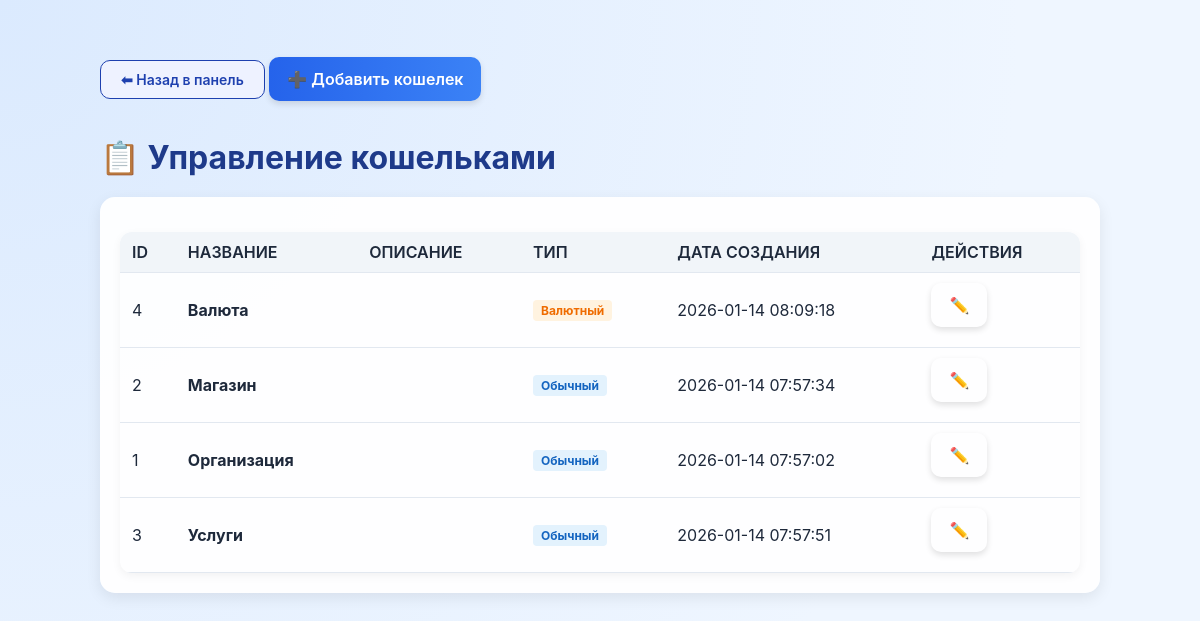
The page /manage_wallets.php (signed in) on the database its author committed.
### tables this page shows
CREATE TABLE `wallets` (
  `id` int(11) NOT NULL,
  `name` varchar(100) NOT NULL,
  `description` text DEFAULT NULL,
  `exclude_from_total` tinyint(4) DEFAULT 0,
  `created_at` timestamp NOT NULL DEFAULT current_timestamp()
);

### manage_wallets.php (the view, shortened to what this page needs)
<?php
include 'config.php';
$stmt = $pdo->query("SELECT * FROM wallets ORDER BY name");
$wallets = $stmt->fetchAll();
?>
<!DOCTYPE html>
<html lang="ru">
<head>
    <link rel="stylesheet" href="style/dashboard.css">
</head>
<body>
    <div class="container">
        <div class="flex">
            <a href="dashboard.php" class="return-link">⬅ Назад в панель</a>
            <a href="add_wallet.php" class="btn btn-admin">➕ Добавить кошелек</a>
            <h2>📋 Управление кошельками</h2>
        </div>
        <div class="card">
            <table>
                <thead>
                    <tr>
                        <th>ID</th>
                        <th>Название</th>
                        <th>Описание</th>
                        <th>Тип</th>
                        <th>Дата создания</th>
                        <th>Действия</th>
                    </tr>
                </thead>
                <tbody>
                    <?php foreach ($wallets as $wallet):
                        $type_text = '';
                        $type_class = '';
                        switch ($wallet['exclude_from_total']) {
                            case 0:
                                $type_text = 'Обычный';
                                $type_class = 'type-0';
                                break;
                            case 1:
                                $type_text = 'Валютный';
                                $type_class = 'type-1';
                                break;
                        }
                    ?>
                    <tr>
                        <td><?= $wallet['id'] ?></td>
                        <td><strong><?= htmlspecialchars($wallet['name']) ?></strong></td>
                        <td><?= htmlspecialchars($wallet['description'] ?? '') ?></td>
                        <td><span class="wallet-type <?= $type_class ?>"><?= $type_text ?></span></td>
                        <td><?= $wallet['created_at'] ?></td>
                        <td class="actions">
                            <a href="edit_wallet.php?id=<?= $wallet['id'] ?>" class="btn btn-small">✏️</a>
                        </td>
                    </tr>
                    <?php endforeach; ?>
                </tbody>
            </table>
        </div>
    </div>
</body>
</html>

### style/dashboard.css (style rules this page uses)
body { font-family: "Inter", "Segoe UI", sans-serif; background: radial-gradient(circle at top left, #dbeafe, #eff6ff 70%); margin: 0; padding: 0; color: #1e293b; min-height: 100vh; animation: fadeIn 1s ease; }
.container { max-width: 1300px; margin: 20px auto; padding: 20px; }
h2 { font-size: 2rem; margin-bottom: 20px; color: #1e3a8a; }
.btn { padding: 12px 18px; border-radius: 10px; text-decoration: none; font-weight: 600; display: inline-flex; align-items: center; margin-right: 10px; margin-bottom: 10px; transition: all 0.3s ease; box-shadow: 0 3px 6px rgba(0,0,0,0.12); }
.btn-admin { background: linear-gradient(90deg, #2563eb, #3b82f6); color: white; }
.card { background: rgba(255,255,255,0.95); border-radius: 15px; padding: 20px; box-shadow: 0 5px 15px rgba(0,0,0,0.08); margin-bottom: 20px; animation: slideUp 0.7s ease; }
table { width: 100%; border-collapse: collapse; margin-top: 15px; border-radius: 12px; overflow: hidden; box-shadow: 0 3px 10px rgba(0,0,0,0.05); }
th, td { padding: 10px 12px; text-align: left; border-bottom: 1px solid #e2e8f0; }
th { background: #f1f5f9; color: #1e293b; text-transform: uppercase; font-weight: 600; }
.return-link { color: #1E40AF; text-decoration: none; font-size: 14px; padding: 10px 20px; background-color: #eef2ff; border-radius: 10px; border: 1px solid #1E40AF; font-weight: 600; display: inline-block; margin-top: 10px; transition: all 0.3s ease; }

### manage_wallets.php (style rules this page uses)
.container { max-width: 1000px; margin: 30px auto; }
.wallet-type { display: inline-block; padding: 3px 8px; border-radius: 4px; font-size: 12px; font-weight: bold; }
.type-0 { background: #e3f2fd; color: #1565c0; }
.type-1 { background: #fff3e0; color: #ef6c00; }
.actions { display: flex; gap: 10px; }

### rows shown on the page
wallets: id "4", name "Валюта", exclude_from_total "Валютный", created_at "2026-01-14 08:09:18"
wallets: id "2", name "Магазин", exclude_from_total "Обычный", created_at "2026-01-14 07:57:34"
wallets: id "1", name "Организация", exclude_from_total "Обычный", created_at "2026-01-14 07:57:02"
wallets: id "3", name "Услуги", exclude_from_total "Обычный", created_at "2026-01-14 07:57:51"
